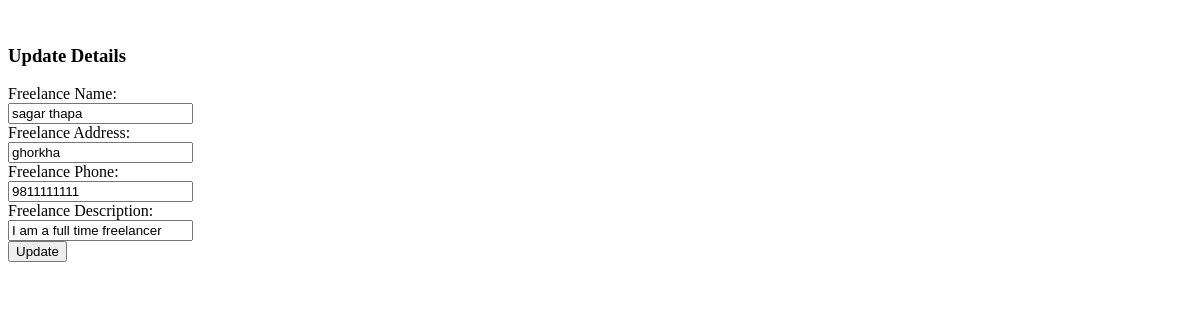
Before: /freelancer/edit/6 with the older database file.
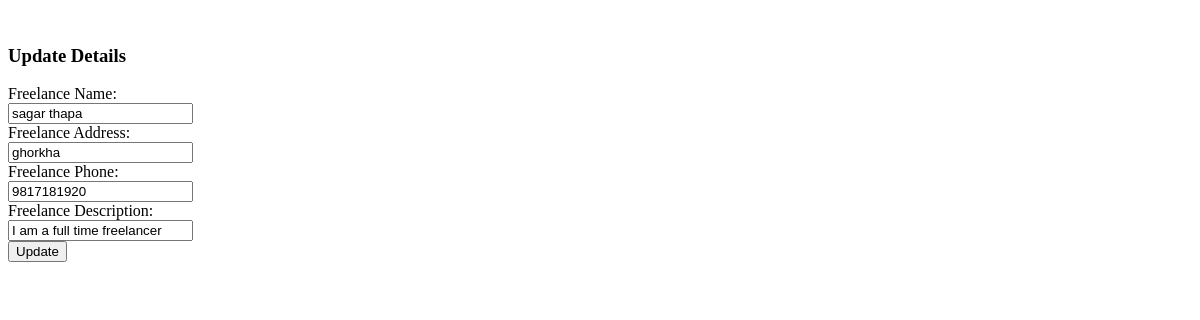
After: the same page with the newer database file.
### faceofnepal/models.py (models this page shows, shortened)
class Freelancer(models.Model):
    Name = models.CharField(max_length=25)
    Address = models.CharField(max_length=50)
    Phone = models.IntegerField()
    Description = models.TextField(max_length=250)
    objects=FreelancerForm()

### faceofnepal/views.py (the view)
# urls.py: path('freelancer/edit/<int:ID>',freelancer_edit, name="freelancer_edit"),
def freelancer_edit(request, ID):
    freelancer_obj = Freelancer.objects.get(id=ID)
    context_varible = {
        'freelancer':freelancer_obj
    }
    return render(request,'FreelancerUpdateForm.html',context_varible)

### faceofnepal/template/FreelancerUpdateForm.html (shortened to what this page needs)
<!DOCTYPE html>
<html lang="en">
<head>
</head>
<body>
<form method="POST" class="post-form" action="save/{{freelancer.id}}">
    <div class="container">
<br>
    <div class="form-group row">
    <div class="col-sm-4">
    <h3>Update Details</h3>
    </div>
  </div>
    <div class="form-group row">
    <label class="col-sm-2 col-form-label">Freelance Name:</label>
    <div class="col-sm-4">
        <input type="text" name="Name" id="id_Name" required maxlength="20" value="{{ freelancer.Name }}"/>
    </div>
  </div>
  <div class="form-group row">
    <label class="col-sm-2 col-form-label">Freelance Address:</label>
    <div class="col-sm-4">
        <input type="text" name="Address" id="id_Address" required maxlength="100" value="{{ freelancer.Address }}" />
    </div>
  </div>
    <div class="form-group row">
    <label class="col-sm-2 col-form-label">Freelance Phone:</label>
    <div class="col-sm-4">
        <input type="text" name="Phone" id="id_Phone" required maxlength="10" value="{{ freelancer.Phone }}" />
    </div>
  </div>
    <div class="form-group row">
    <label class="col-sm-2 col-form-label">Freelance Description:</label>
    <div class="col-sm-4">
        <input type="text" name="Description" id="id_Description" required maxlength="255" value="{{ freelancer.Description }}" />
    </div>
  </div>
    <div class="form-group row">
    <div class="col-sm-4">
    <button type="submit" class="btn btn-success">Update</button>
    </div>
  </div>
    </div>
</form>
</body>
</html>

Changed rows visible on the page:
changed Freelancer "sagar thapa": Phone "9811111111" → "9817181920"
